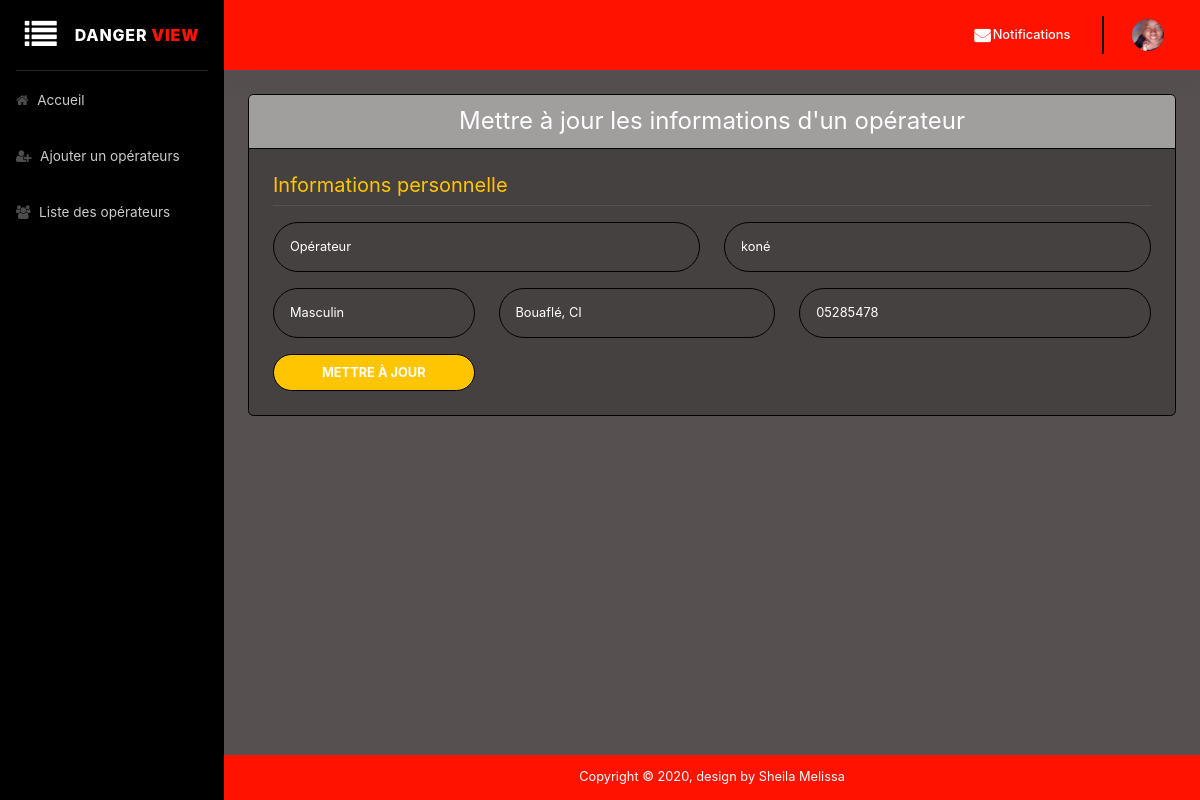
Page /admin/mettre-operateur-jour.php?id=35 on the committed database.
### tables this page shows
CREATE TABLE `utilisateurs` (
  `id` int(11) NOT NULL,
  `nom` varchar(255) NOT NULL,
  `prenom` varchar(255) NOT NULL,
  `genre` varchar(255) NOT NULL,
  `contact` varchar(255) NOT NULL,
  `adresse` varchar(255) NOT NULL,
  `email` varchar(255) NOT NULL,
  `motDePasse` varchar(255) NOT NULL,
  `dateInscription` datetime NOT NULL DEFAULT current_timestamp(),
  `idRole` int(11) NOT NULL,
  `image` varchar(150) DEFAULT NULL
);

### admin/mettre-operateur-jour.php (the view, shortened to what this page needs)
<?php
$nom_err = $prenom_err = $genre_err = $adresse_err = $contact_err = "";
require_once "../php/db.php";
?>
<!DOCTYPE html>
<html lang="fr">
<head>
    <link href="https://stackpath.bootstrapcdn.com/font-awesome/4.7.0/css/font-awesome.min.css" rel="stylesheet" type="text/css">
    <link href="../css/bootstrap.min.css" rel="stylesheet">
</head>
<body id="page-top">
    <div id="wrapper">
        <ul class="navbar-nav sidebar sidebar-dark accordion" id="accordionSidebar" style="background: #000 !important;">
            <span class="sidebar-brand d-flex align-items-center justify-content-center">
                <div class="sidebar-brand-icon" style="cursor: pointer;">
                    <i class="fa fa-list" aria-hidden="true" id="sidebarToggle"></i>
                  </div>
                <div class="sidebar-brand-text">
                   &nbsp;&nbsp;&nbsp; Danger <b style="color: #ff1300;">view</b>
                </div>
              </span>
            <hr class="sidebar-divider my-0">
            <li class="nav-item">
                <a class="nav-link" href="./admin_home.php">
                    <i class="fa fa-home" aria-hidden="true"></i>
                    <span>Accueil</span></a>
            </li>
            <li class="nav-item">
                <a class="nav-link" href="./ajouter-operateur.php">
                    <i class="fa fa-user-plus" aria-hidden="true"></i>
                    <span>Ajouter un opérateurs</span>
                </a>
            </li>
            <li class="nav-item">
                <a class="nav-link" href="./liste-operateur.php">
                    <i class="fa fa-users" aria-hidden="true"></i>
                    <span>Liste des opérateurs</span></a>
            </li>
        </ul>
        <div id="content-wrapper" class="d-flex flex-column">
            <div id="content">
                <nav class="navbar navbar-expand navbar-light bg-white topbar mb-4 static-top shadow" style="background: #ff1300 !important;font-weight: 700;">
                    <ul class="navbar-nav ml-auto">
                        <li class="nav-item dropdown no-arrow mx-1">
                            <a class="nav-link dropdown-toggle" href="#" id="messagesDropdown" role="button" data-toggle="dropdown" aria-haspopup="true" aria-expanded="false">
                                <i class="fa fa-envelope fa-fw" style="color: #fff !important;font-weight: bold;"></i>
                                <span class="d-none d-lg-inline text-gray-600 small" style="color: #fff !important;font-weight: 500;">Notifications</span>
                            </a>
                        </li>
                        <div class="topbar-divider d-none d-sm-block"></div>
                        <li class="nav-item dropdown no-arrow">
                            <a class="nav-link dropdown-toggle" href="#" id="userDropdown" role="button" data-toggle="dropdown" aria-haspopup="true" aria-expanded="false">
                                <img class="img-profile rounded-circle" src="../img/user.png">&nbsp;&nbsp;
                            </a>
                        </li>
                    </ul>
                </nav>
                <div class="container-fluid">
                    <div class="card mb-4">
                        <h5 class=" h4 card-header" style="background: #a19e9e !important">
                            <center>Mettre à jour les informations d'un opérateur</center>
                        </h5>
                        <div class="card-body">
                        <div class="row">
          <div class="col-lg-12">
            <div class="p-1">
            <?php
             $userid= intval($_GET["id"]);
             $query = "SELECT nom,prenom,genre,adresse,contact,id FROM utilisateurs WHERE id=:uid";
             $traitement = $db->prepare($query);
             $traitement->bindParam(':uid', $userid, PDO::PARAM_STR);
             $traitement->execute();
             $data = $traitement->fetchAll();
            ?>
             <?php if($traitement->rowCount() > 0): ?>
                <?php foreach($data as $result): ?>
              <form method="post" class="user" action="<?php echo htmlspecialchars($_SERVER["PHP_SELF"]); ?>">
                <div class="">
                    <h5 style="color: #ffc500">Informations personnelle</h5>
                </div>
                <hr>
                <div class="form-group row <?php echo (!empty($nom_err) && !empty($prenom_err)) ? 'has-error' : ''; ?>">
                  <div class="col-sm-6 mb-3 mb-sm-0">
                    <input type="text" class="form-control form-control-user" id="nom" name="nom" placeholder="Nom" value="<?= $result['nom'] ?>">
                  </div>
                  <div class="col-sm-6">
                    <input type="text" class="form-control form-control-user" id="prenom" name="prenom" placeholder="Prénom" value="<?= $result['prenom'] ?>">
                  </div>
                </div>
                <div class="form-group row <?php echo (!empty($genre_err) && !empty($adresse_err) && !empty($contact_err)) ? 'has-error' : ''; ?>"">
                  <div class="col-sm-3 mb-3 mb-sm-0">
                    <input type="text" class="form-control form-control-user" id="genre" name="genre" placeholder="Genre" value="<?= $result['genre'] ?>">
                  </div>
                  <div class="col-sm-4 mb-3 mb-sm-0">
                    <input type="text" class="form-control form-control-user" id="adresse" name="adresse" placeholder="Lieu de résidence" value="<?= $result['adresse'] ?>">
                 </div>
                  <div class="col-sm-5">
                    <input type="tel" class="form-control form-control-user" id="contact" name="contact" placeholder="Numéro Téléphone" value="<?= $result['contact'] ?>">
                  </div>
                </div>
                <div>
                    <div class="row">
                        <div class="col-md-3">
                            <input type="submit" class="btn btn-primary btn-user btn-block" style="background: #ffc500!important; color:#fff;" name="update" value="Mettre à jour">
                        </div>
                        <div class="col-md-6">
                        </div>
                        <div class="col-md-3"></div>
                    </div>
                </div>
              </form>
                <?php endforeach ?>
            <?php endif ?>
            </div>
          </div>
        </div>
                        </div>
                    </div>
                </div>
            </div>
            <footer class="sticky-footer bg-white">
                <div class="container">
                    <div class="copyright text-center">
                        <span>Copyright &copy; 2020, design by Sheila Melissa</span>
                    </div>
                </div>
            </footer>
        </div>
    </div>
</body>
</html>

### rows in the picture
utilisateurs: nom "Opérateur", prenom "koné", genre "Masculin", adresse "Bouaflé, CI", contact "05285478"
